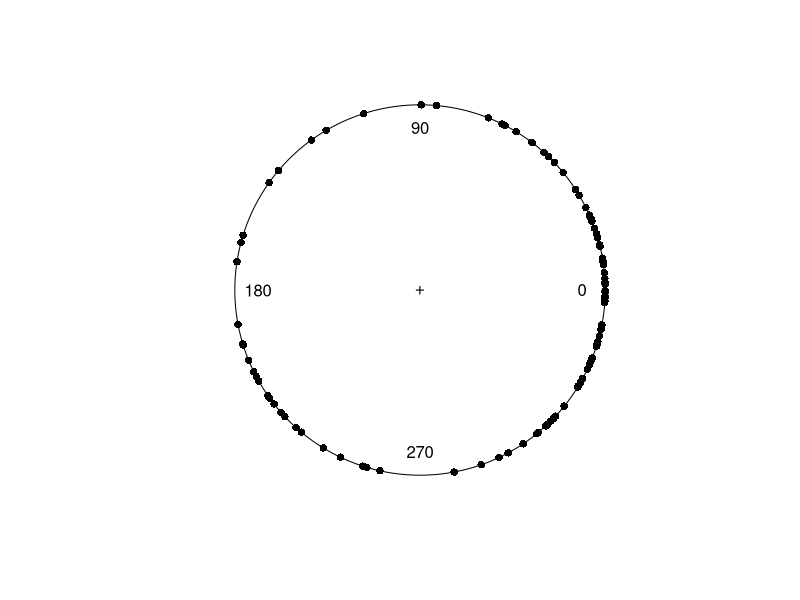
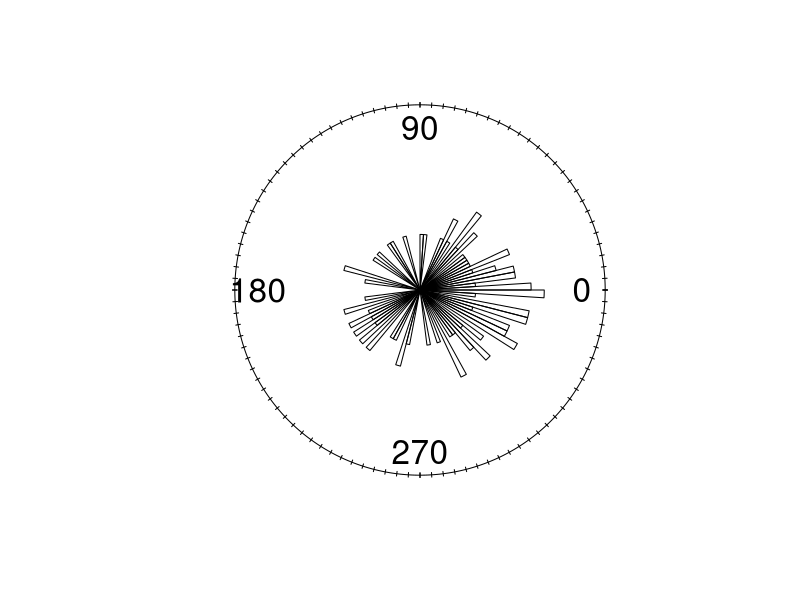
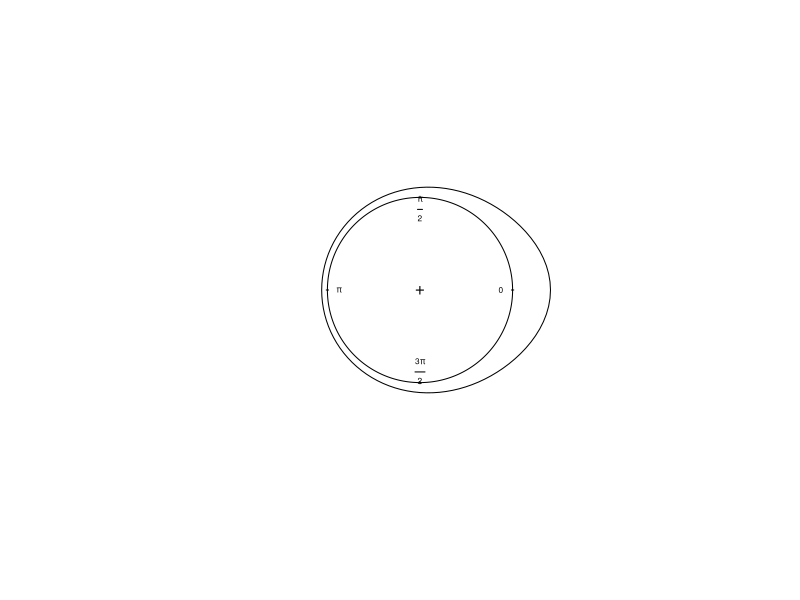
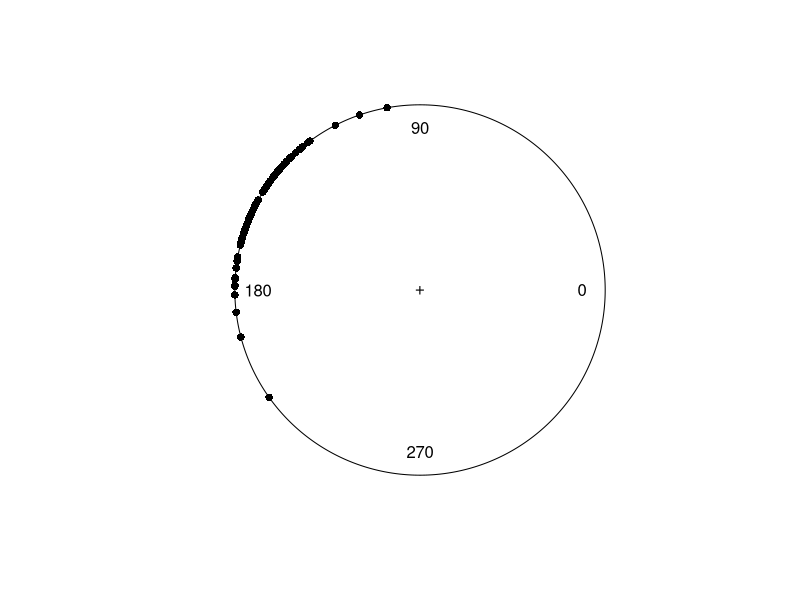
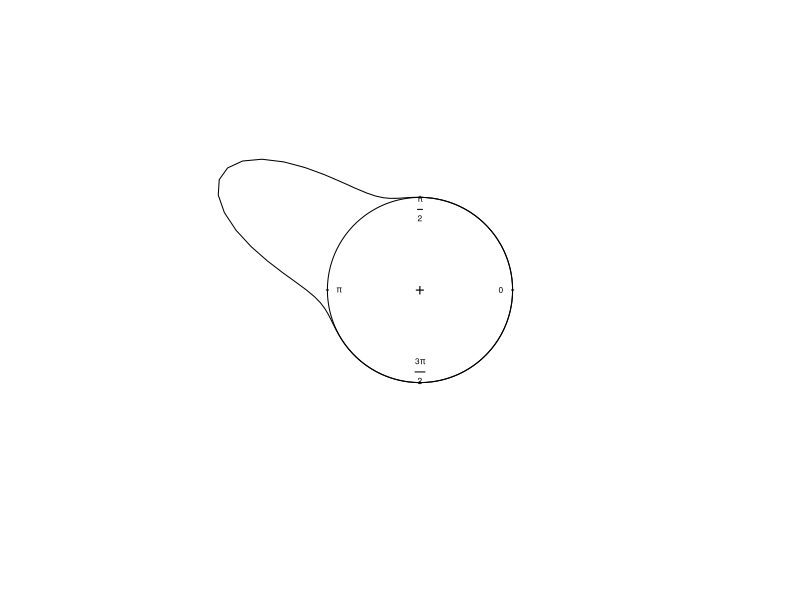
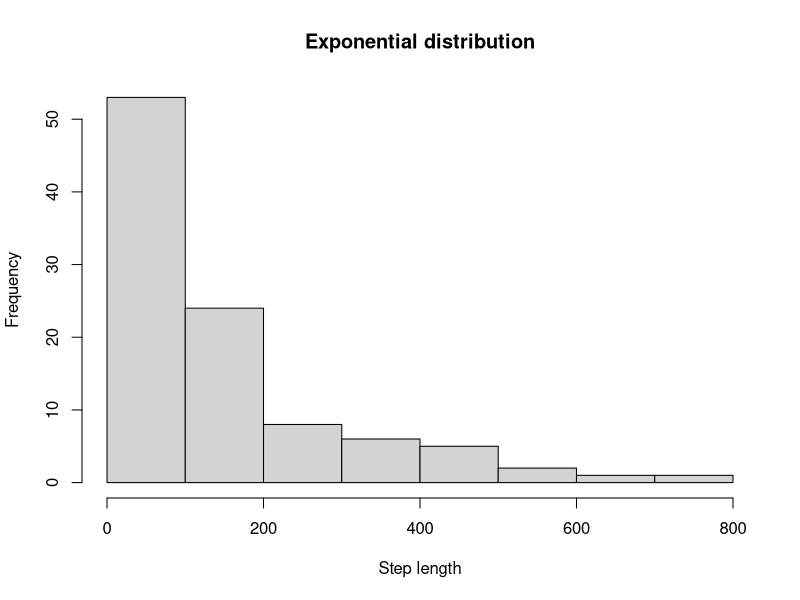
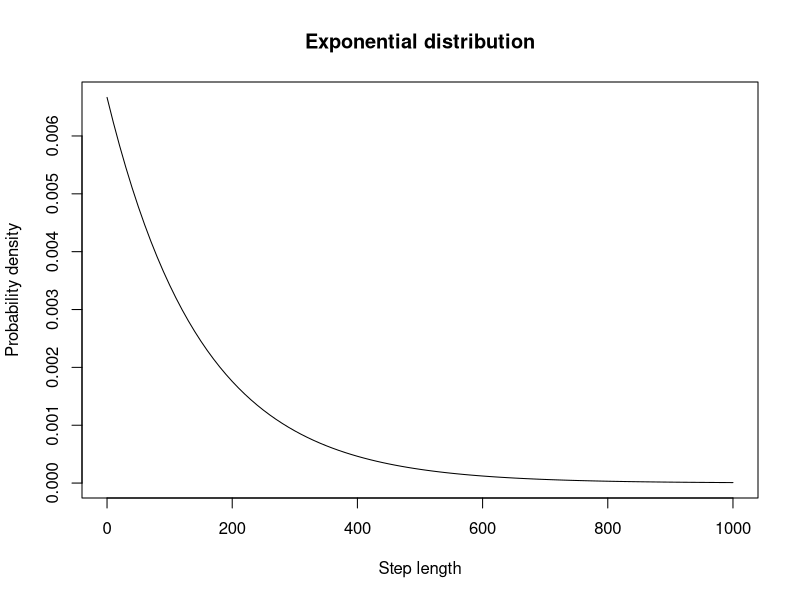
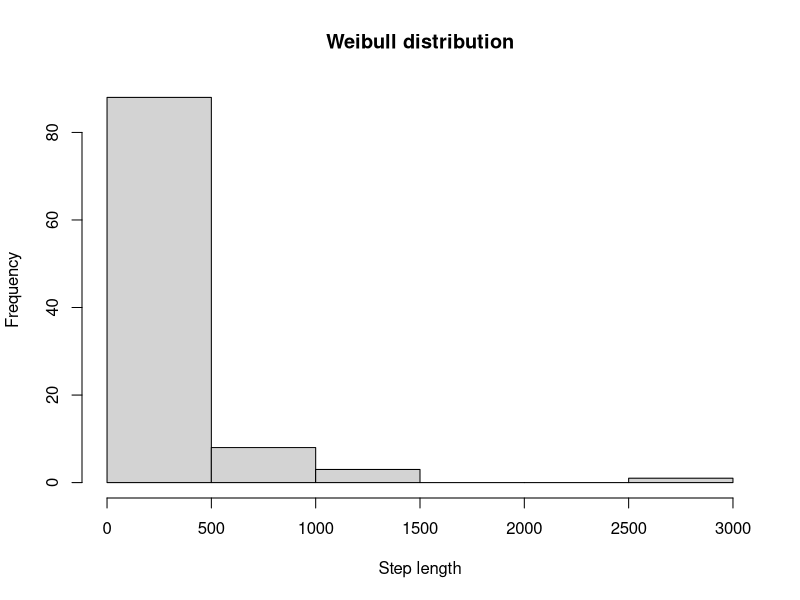

Write the R code that produced these figures, in order. (Note: this script raises an error after producing the figures.)
#' ---
#' title: An introduction to movement ecology individual based models
#' author: The following pieces of codes were kindly provided by Juan Morales and modified by Bernardo Niebuhr
#' date: Animal Movement Course, SLU-Sweden, September 2023
#' ---

# Load packages ----
library(circular)
#------------------

#' There are several R packages that deal with animal movement simulation.
#' Instead of going for those, here we simulate animal movement from scratch =)
#' We can think most animal movement models in dicrete time have the random walk
#' theory underlying, so individual tracks are understood as a stochastic (probabilistic)
#' process which can then depend on different things - environmental covariates,
#' points of attraction etc. This means that there might be factors modulating how
#' animals move, but it is still a stochastic process. 
#' 
#' And: there are different ways of being random. We start by exploring some 
#' probability distributions, which are the building blocks for simulating random 
#' walk-like movement tracks.

#---------
#' # Circular distributions for angles
#' 
#' Circular distributions are interesting to represent angles because they 
#' recognize that a turning angle of -180 is the same as a turning angle of +180
#' degrees, and there is continuity between them.
#' 
#' Here we explore the wrapped Cauchy and von Mises distributions. Each of them
#' have two parameters, which are explained below.

#---
# wrapped Cauchy distribution
?dwrappedcauchy
# Parameters
mu.d <- rad(0) # Mean direction of the distribution - value around which the distribution is concentrated
rho.d <- 0.44 # "Concentration"/"perseverance" parameter, inside the interval [0,1] - for wrapped Cauchy distribution

# draw random angles from this ditribution
data1 <- rwrappedcauchy(100, mu = mu.d, rho = rho.d, 
                        control.circular = list(units="degrees"))
# plot the data
plot(data1)
# circular histogram
rose.diag(data1, cex = 2, prop = 3)

# we can also plot the original distribution from which the data was sampled
ff1 <- function(x) dwrappedcauchy(x, mu = mu.d, rho = rho.d)
curve.circular(ff1, join = T, xlim = c(-2, 2), ylim = c(-2,2), cex = 0.5) # wrapped Cauchy

#------
# von Mises distribution
?dvonmises
# Parameters
mu.d <- rad(150) # Mean direction of the distribution - value around which the distribution is concentrated
kappa.d <- 14 # "Concentration" parameter, positive number - for von Mises distribution

# draw random angles from this ditribution
data2 <- rvonmises(100, mu.d, kappa.d, control.circular = list(units="degrees"))
# plot
plot(data2)

# plot original distribution
ff2 <- function(x) dvonmises(x, mu = mu.d, kappa = kappa.d)
curve.circular(ff2, join = T, xlim = c(-2, 2), ylim = c(-2,2), cex = 0.5) # von Mises

#' QUESION: Feel free to change the values above. What changes if you increase mu.d from
#' 0 to 180 (or -180)?
#' What changes if you change the rho.d (or kappa.d) from 0 to 1 (or to a big positive number)?
#'  

######################################################################

#------
# Distributions for step lengths

#' Now we explore some commonly used distributions for step lengths.
#' Why these? Mostly because they are continuous and defined for positive values only, 
#' and step lengths are real numbers that can only be positive.

#---
# Exponential distribution
?dexp
# Parameters
lambda.d <- 1/150 # here, 150 in the expected value of the distribution

# sample data from this distribution
data3 <- rexp(100, rate = lambda.d)
# histogram
hist(data3, xlab = "Step length", main = "Exponential distribution")
# mean step length
mean(data3)

#' Notice that there might be steps considerably longer than the average step length.

# Distribution
ff3 <- function(x) dexp(x, rate = lambda.d)
curve(ff3, from = 0, to = 1000, xlab = "Step length", main = "Exponential distribution", 
      ylab = "Probability density")

#' QUESION: What changes if you change the lambda.d parameter?

#---
# Weibull distribution

#' The Weibull (and the Gamma distribution; see dgamma and rgamma) have two parameters,
#' scale and shape. The scale is more directly related to the expected (average)
#' step length, while the shape makes the distribution very flexible. Depending on 
#' the shape, it can resamble an exponential distribution (shape = 1), a 
#' power-law distribution (shape < 1), a Gaussian distribution (shape >> 1), or
#' something in-between.

?dweibull
# Parameters
shape.d <- 0.5
scale.d <- 150
scale.d * gamma(1 + 1/shape.d) # expected value of the distribution

# sample
data4 <- rweibull(100, shape = shape.d, scale = scale.d)
# histogram
hist(data4, xlab = "Step length", main = "Weibull distribution")
# mean
mean(data4)

# distribution
ff4 <- function(x) dweibull(x, shape = shape.d, scale = scale.d)
curve(ff4, from = 0, to = 1000, xlab = "Step length", main = "Weibull distribution", 
      ylab = "Probability density")

#' QUESION: What changes if you change the scale.d parameter?
#' What about the shape.d parameter? Try different values (<1, close to 1, >1, >>1).


######################################################################
#' Simple Random Walk
#' 
#' We start by simulating a simple random walk for an individual. The step lengths
#' are drawn from a a Weibull distribution, and the turning angles from a 
#' a wrapped Cauchy distribution

# just reviewing the distributions
?rweibull
op <- par(mfrow=c(3,1))
hist(rweibull(10000,scale=1,shape=1), freq=F, main="shape = 1")
hist(rweibull(10000,scale=1,shape=2), freq=F, main="shape = 2")
hist(rweibull(10000,scale=1,shape=0.5), freq=F, main="shape = 0.5")
par(op)

?rwrappedcauchy
op <- par(mfrow=c(2,2))
rose.diag(rwrappedcauchy(1000,mu=circular(0),rho=0),bins=18,prop=3)
rose.diag(rwrappedcauchy(1000,mu=circular(pi),rho=0.7),bins=18,prop=2)
rose.diag(rwrappedcauchy(1000,mu=circular(0),rho=0.9),bins=18,prop=2)
rose.diag(rwrappedcauchy(1000,mu=circular(pi),rho=0.1),bins=18,prop=3)
par(op)

#-------------------------------------------------------------------
# simulate a movement track
s_scale <- 10 # Weibull scale
s_shape <- 2 # Weibull shape
mu <- circular(0) # wrapped Cauchy mean
rho <- 0.8 # wrapped Cauchy variation

nsteps <- 100
x <- numeric(nsteps) # x position
y <- numeric(nsteps) # y position
h <- numeric(nsteps) # absolute angle of the movement
steps <- rweibull(nsteps, scale=s_scale, shape=s_shape)
turns <- rwrappedcauchy(nsteps, mu=mu, rho=rho)
turns <- ifelse(turns>pi, turns-2*pi,turns)
h[1] <- runif(1,0,2*pi)
for(t in 2:nsteps){
  x[t] <- x[t-1] + steps[t-1]*cos(h[t-1])
  y[t] <- y[t-1] + steps[t-1]*sin(h[t-1])
  h[t] <- h[t-1] + turns[t]
}

# plot track
plot(x,y, type="o", pch=16, asp=1)
# start point
points(x[1], y[1], pch=16, col="blue", cex=2)
# end point
points(x[nsteps], y[nsteps], pch=16, col="red", cex=2)

#' QUESTION: What changes if you change the parameters of the distribution of
#' step lengths and turning angles?

#-------------------------------------------------------------------
# simulate several individuals

# we repeat the same for 10 individuals

ntracks <- 10
X <- matrix(NA,nsteps,ntracks)
Y <- matrix(NA,nsteps,ntracks)

for(i in 1:ntracks){
  x <- numeric(nsteps)
  y <- numeric(nsteps)
  h <- numeric(nsteps)
  steps <- rweibull(nsteps, scale=s_scale[i], shape=s_shape)
  turns <- rwrappedcauchy(nsteps, mu=mu, rho=rho)
  turns <- ifelse(turns>pi, turns-2*pi,turns)
  h[1] <- runif(1,0,2*pi)
  for(t in 2:nsteps){
    x[t] <- x[t-1] + steps[t-1]*cos(h[t-1])
    y[t] <- y[t-1] + steps[t-1]*sin(h[t-1])
    h[t] <- h[t-1] + turns[t]
  }
  X[,i] <- x
  Y[,i] <- y
}

# plot the trajectories
matplot(X,Y, type="l", pch=16, col=rainbow(ntracks), asp=1)
points(X[1,], Y[1,], pch=16, col="blue", cex=2)
points(X[nsteps,], Y[nsteps,], pch=16, col="red", cex=2)


#--------------------------------------------------------------------------------
##### it is interesting to see how displacement changes with time
# we can look at the net squared displacement here
time = 0:(nsteps-1)
matplot(time, sqrt((X-X[1,])^2 + (Y-Y[1,])^2), type ="l", pch=16, xlab="time", ylab="squared displacement", col="gray")
lines(time, rowMeans(sqrt((X-X[1,])^2 + (Y-Y[1,])^2)), lwd=4, col=2)
abline(lm(rowMeans(sqrt((X-X[1,])^2 + (Y-Y[1,])^2)) ~ time-1), lwd=4, lty=2, col=1)

# notice that they are walking randomly, with no dispersal/migration period nor
# attraction/homerange process. As such, their NSD grows linearly through time.

########################################################################################
# Biased random walk
# This is a random walk with a central attractor

# In this case, the final angle is drawn from a wrapped Cauchy distribuion with a mean direction 
#  (mu) defined not only by the previous direction of the animal step, 
#  but by an attraction factor
# The magnitude of the attraction factor is larger the more distant the animal is from the 
#  attraction point; besides, it is larger the larger the values of the attraction coefficient, beta
# The attraction coefficient may also be negative; in this case, we simulate a random walk with
#  repulsion

#-------------------------------------------------------------------
# simulate a movement track

require(circular)
nsteps <- 100
beta <- 1.5 # Coefficient of attraction or bias - positive values correpond to attraction, negative values correspond to avvoidance
rho <- 0.6 # Concentration parameter around the bias absolute angle
scale <- 1
shape <- 1

# Coordinates of the point of attraction/repulsion
xh <- 30
yh <- 30

x <- numeric(nsteps)
y <- numeric(nsteps) 
h <- numeric(nsteps)
steps <- numeric(nsteps)

h[1] <- runif(1,1,2*pi)
x[1] <- rnorm(1,0,1)
y[1] <- rnorm(1,0,1)

for(t in 2:nsteps){  
  adj <- xh - x[t-1]
  op  <- yh - y[t-1]
  r   <- sqrt(adj^2 + op^2)
  ya <- sin(h[t-1]) + beta*(op/r)
  xa <- cos(h[t-1]) + beta*(adj/r)    
  m_t <- atan2(ya,xa)
  h[t] <- rwrappedcauchy(1, mu=circular(m_t), rho=rho)
  steps[t-1] <- rweibull(1, scale=scale, shape=shape)
  x[t] <- x[t-1] + cos(h[t])*steps[t-1]
  y[t] <- y[t-1] + sin(h[t])*steps[t-1]
}            

plot(x,y, type="l",lwd=2, xlim=c(-30,30),ylim=c(-20,20), asp=1)     
points(x[1],y[1], col="red", cex=2, pch=16)

# ... E: Exercise ---- 
#' How can you use this structure to simulate a home range behavior, e.g. 
#' the movement of a central-place forager?
#' Try this and change the attraction coefficient beta to see what changes.


# ... S: Solution -----
nsteps <- 500
xh <- 0
yh <- 0

beta <- 0.5 # we can change this here and check what changes

x <- numeric(nsteps)
y <- numeric(nsteps) 
h <- numeric(nsteps)
steps <- numeric(nsteps)

h[1] <- runif(1,1,2*pi)
x[1] <- rnorm(1,0,1)
y[1] <- rnorm(1,0,1)

for(t in 2:nsteps){  
  adj <- xh - x[t-1]
  op  <- yh - y[t-1]
  r   <- sqrt(adj^2 + op^2)
  ya <- sin(h[t-1]) + beta*(op/r)
  xa <- cos(h[t-1]) + beta*(adj/r)    
  m_t <- atan2(ya,xa)
  h[t] <- rwrappedcauchy(1, mu=circular(m_t), rho=rho)
  steps[t-1] <- rweibull(1, scale=scale, shape=shape)
  x[t] <- x[t-1] + cos(h[t])*steps[t-1]
  y[t] <- y[t-1] + sin(h[t])*steps[t-1]
}            

plot(x,y, type="l",lwd=2, xlim=c(-30,30),ylim=c(-20,20), asp=1)     
points(x[1],y[1], col="red", cex=2, pch=16)

#-------------------------------------------------------------------
# simulate several individuals

ntracks <- 10
X <- matrix(NA,nsteps,ntracks)
Y <- matrix(NA,nsteps,ntracks)

beta <- 0.5 # we can change this here and check what changes
xh <- 0
yh <- 0

# notice that now we changed the attraction point to the origin (the nest?)
for(i in 1:ntracks){
  x <- numeric(nsteps)
  y <- numeric(nsteps) 
  h <- numeric(nsteps)
  steps <- numeric(nsteps)
  
  h[1] <- runif(1,1,2*pi)
  x[1] <- rnorm(1,0,1)
  y[1] <- rnorm(1,0,1)
  
  for(t in 2:nsteps){  
    adj <- xh - x[t-1]
    op  <- yh - y[t-1]
    r   <- sqrt(adj^2 + op^2)
    ya <- sin(h[t-1]) + beta*(op/r)
    xa <- cos(h[t-1]) + beta*(adj/r)    
    m_t <- atan2(ya,xa)
    h[t] <- rwrappedcauchy(1,mu=circular(m_t),rho=rho)
    steps[t-1] <- rweibull(1,scale=scale, shape=shape)
    x[t] <- x[t-1] + cos(h[t])*steps[t-1]
    y[t] <- y[t-1] + sin(h[t])*steps[t-1]
  } 
  X[,i] <- x
  Y[,i] <- y
}
# all individuals
matplot(X,Y, type="l", pch=16, col=rainbow(ntracks), asp=1, xlim=c(-10,10),ylim=c(-10,10))

# one individual
matplot(X[,2],Y[,2], type="l", pch=16, col=rainbow(ntracks), asp=1, xlim=c(-10,10),ylim=c(-10,10))

#--------------------------------------------------------------------------------------------
# it is interesting to see how displacement changes with time in case
# we again use the NSD
time = 0:(nsteps-1)
matplot(time,sqrt((X-X[1,])^2 + (Y-Y[1,])^2), type ="l", pch=16, xlab="time", ylab="squared displacement", col="gray")
lines(time, rowMeans(sqrt((X-X[1,])^2 + (Y-Y[1,])^2)), lwd=4, col=2)
abline(lm(rowMeans(sqrt((X-X[1,])^2 + (Y-Y[1,])^2)) ~ time-1), lwd=4, lty=2, col=1)

# Now the observed pattern is quite different from a linear increase (our Brownian motion 
# from the first example) because of the attraction to the central place.

########################################################################################
# Simulation of a predator-prey chase
# 
# In this case, we simulate preys as performing correlated random walks
# Predators, in turn, perform biased random walks; at each step, each predator compute which prey is 
#  the closest and is "attracted" to its position

nsteps <- 100
nprey <- 1
npredator <- 1
ntracks <- nprey + npredator
X <- matrix(NA,nsteps,ntracks)
Y <- matrix(NA,nsteps,ntracks)

# Parameters of the prey
py_scale <- 1
py_shape <- 1
py_mu <- circular(0)
py_rho <- 0

# Parameters of the predator
pd_beta <- 1 # Coefficient of attraction or bias
pd_rho <- 0.6 # Concentration parameter around the bias absolute angle
pd_scale <- 1
pd_shape <- 1

for(i in 1:ntracks){
  # Movement of the prey
  # Prey animals follow a correlated random walk
  if(i <= nprey) {
    x <- numeric(nsteps)
    y <- numeric(nsteps)
    h <- numeric(nsteps)
    steps <- rweibull(nsteps, scale=py_scale, shape=py_shape)
    turns <- rwrappedcauchy(nsteps, mu=py_mu, rho=py_rho)
    turns <- ifelse(turns>pi, turns-2*pi,turns)
    h[1] <- runif(1,0,2*pi)
    x[1] <- rnorm(1,0,10)
    y[1] <- rnorm(1,0,10)
    for(t in 2:nsteps){
      x[t] <- x[t-1] + steps[t-1]*cos(h[t-1])
      y[t] <- y[t-1] + steps[t-1]*sin(h[t-1])
      h[t] <- h[t-1] + turns[t]
    }
    X[,i] <- x
    Y[,i] <- y
  } else {
    # Movement of the predator
    # They follow the nearest prey
    x <- numeric(nsteps)
    y <- numeric(nsteps) 
    h <- numeric(nsteps)
    steps <- numeric(nsteps)
    
    h[1] <- runif(1,1,2*pi)
    x[1] <- rnorm(1,0,5)
    y[1] <- rnorm(1,0,5)
    
    for(t in 2:nsteps){
      # position of the nearest prey is the point of attraction
      col <- which.min((X[t-1,1:nprey] - x[t-1])^2 + (Y[t-1,1:nprey] - y[t-1])^2)
      xh <- X[t-1,col]
      yh <- Y[t-1,col]
      
      adj <- xh - x[t-1]
      op  <- yh - y[t-1]
      r   <- sqrt(adj^2 + op^2)
      ya <- sin(h[t-1]) + pd_beta*(op/r)
      xa <- cos(h[t-1]) + pd_beta*(adj/r)    
      m_t <- atan2(ya,xa)
      h[t] <- rwrappedcauchy(1, mu=circular(m_t), rho=pd_rho)
      steps[t-1] <- rweibull(1, scale=pd_scale, shape=pd_shape)
      x[t] <- x[t-1] + cos(h[t])*steps[t-1]
      y[t] <- y[t-1] + sin(h[t])*steps[t-1]
    } 
    X[,i] <- x
    Y[,i] <- y
  }
  
}

# prey
matplot(X[,1:nprey], Y[,1:nprey], type="l", pch=16, col="red", asp=1, xlim=c(min(X),max(X)), ylim=c(min(Y),max(Y)))
# predator
matplot(X[,(nprey+1):ntracks],Y[,(nprey+1):ntracks], type="l", pch=16, col="blue", asp=1, add=T)
legend("topleft", legend = c("prey", "predator"), col = c("red", "blue"), lwd=1.1, cex = 0.7, bty = "n")


# ... E: Advanced exercise ----
#' (to do it later, not in class)
#' Let's say that our prey learned it is not good to be close to the predator, and 
#' started to avoid it. How would you model this system including prey avoidance behavior?
#' 
#' hint: remember avoidance here = negative attraction
